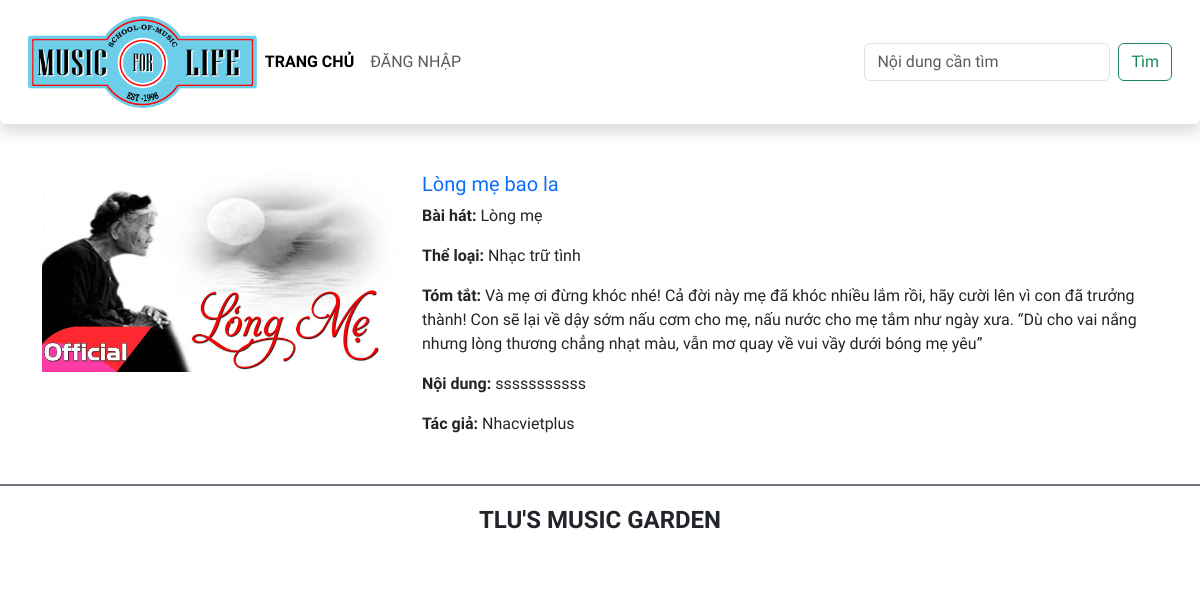
Screenshot of /detail.php?id=1 with the database file from the repository.
### tables this page shows
CREATE TABLE `baiviet` (
  `ma_bviet` int(10) UNSIGNED NOT NULL,
  `tieude` varchar(200) NOT NULL,
  `ten_bhat` varchar(100) NOT NULL,
  `ma_tloai` int(10) UNSIGNED NOT NULL,
  `tomtat` text NOT NULL,
  `noidung` text DEFAULT NULL,
  `ma_tgia` int(10) UNSIGNED NOT NULL,
  `ngayviet` datetime NOT NULL DEFAULT current_timestamp(),
  `hinhanh` varchar(200) DEFAULT NULL
);

CREATE TABLE `theloai` (
  `ma_tloai` int(10) UNSIGNED NOT NULL,
  `ten_tloai` varchar(50) NOT NULL
);

CREATE TABLE `tacgia` (
  `ma_tgia` int(10) UNSIGNED NOT NULL,
  `ten_tgia` varchar(100) NOT NULL,
  `hinh_tgia` varchar(100) DEFAULT NULL
);

### detail.php (the view, shortened to what this page needs)
<?php
if(isset($_GET['id']))
{
    $id=$_GET['id'];
try {
    $connection =  new PDO(
        "mysql:host=" . DATABASE_SERVER . ";dbname=" . DATABASE_NAME,
        DATABASE_USER,
        DATABASE_PASSWORD
    );
    $connection->setAttribute(PDO::ATTR_ERRMODE, PDO::ERRMODE_EXCEPTION);
} catch (PDOException $e) {
    echo "Connection failed: " . $e->getMessage();
    $connection = null;
}
$sql = "SELECT tieude,ten_bhat, hinhanh,ma_tgia,ma_tloai,tomtat,noidung  FROM baiviet WHERE ma_bviet=$id";
$statement = $connection->prepare($sql);
$statement->execute();
$posts = $statement->fetchAll(PDO::FETCH_ASSOC);
    $sql = "SELECT ten_tloai FROM theloai WHERE ma_tloai=:ma_tloai";
    $statement = $connection->prepare($sql);
    $statement->bindParam(':ma_tloai', $posts[0]['ma_tloai'], PDO::PARAM_INT);
    $statement->execute();
    $tentloai = $statement->fetchAll(PDO::FETCH_ASSOC);
    $sql = "SELECT ten_tgia FROM tacgia WHERE ma_tgia=:ma_tgia";
    $statement = $connection->prepare($sql);
    $statement->bindParam(':ma_tgia', $posts[0]['ma_tgia'], PDO::PARAM_INT);
    $statement->execute();
    $tentacgia = $statement->fetchAll(PDO::FETCH_ASSOC);
}
?>
<!DOCTYPE html>
<html lang="en">
<head>
    <link href="https://cdn.jsdelivr.net/npm/bootstrap@5.3.0-alpha1/dist/css/bootstrap.min.css" rel="stylesheet"
>
    <link rel="stylesheet" href="css/style.css">
</head>
<body>
    <header>
        <nav class="navbar navbar-expand-lg bg-body-tertiary shadow p-3 bg-white rounded">
            <div class="container-fluid">
                <div class="my-logo">
                    <a class="navbar-brand" href="#">
                        <img src="images/logo2.png" alt="" class="img-fluid">
                    </a>
                </div>
                <div class="collapse navbar-collapse" id="navbarSupportedContent">
                    <ul class="navbar-nav me-auto mb-2 mb-lg-0">
                        <li class="nav-item">
                            <a class="nav-link active" aria-current="page" href="./">Trang chủ</a>
                        </li>
                        <li class="nav-item">
                            <a class="nav-link" href="./login.php">Đăng nhập</a>
                        </li>
                    </ul>
                    <form class="d-flex" role="search">
                        <input class="form-control me-2" type="search" placeholder="Nội dung cần tìm"
                            aria-label="Search">
                        <button class="btn btn-outline-success" type="submit">Tìm</button>
                    </form>
                </div>
            </div>
        </nav>
    </header>
    <main class="container mt-5">
        <div class="row mb-5">
            <div class="col-sm-4">
                <img src="./admin/uploads/<?= $posts[0]['hinhanh']; ?>" class="img-fluid" alt="...">
            </div>
            <div class="col-sm-8">
                <h5 class="card-title mb-2">
                    <a href="" class="text-decoration-none"><?=$posts[0]['tieude']?></a>
                </h5>
                <p class="card-text"><span class=" fw-bold">Bài hát: </span><?=$posts[0]['ten_bhat']?></p>
                <p class="card-text"><span class=" fw-bold">Thể loại: </span><?=$tentloai[0]['ten_tloai']?></p>
                <p class="card-text"><span class=" fw-bold">Tóm tắt: </span><?=$posts[0]['tomtat']?></p>
                <p class="card-text"><span class=" fw-bold">Nội dung: </span><?=$posts[0]['noidung']?></p>
                <p class="card-text"><span class=" fw-bold">Tác giả: </span><?=$tentacgia[0]['ten_tgia']?></p>
            </div>
        </div>
    </main>
    <footer class="bg-white d-flex justify-content-center align-items-center border-top border-secondary  border-2"
        style="height:80px">
        <h4 class="text-center text-uppercase fw-bold">TLU's music garden</h4>
    </footer>
</body>
</html>

### css/style.css (style rules this page uses)
body { font-family: 'Numans', sans-serif !important; }
.bg-body-tertiary { background-color:#fff !important; }
.my-logo { max-width: 20%; }
.nav-link { text-transform: uppercase; }
.active { font-weight: bold; }

### rows the page displays
baiviet: hinhanh (picture), tieude "Lòng mẹ bao la", ten_bhat "Lòng mẹ", tomtat "Và mẹ ơi đừng khóc nhé! Cả đời này mẹ đã khóc nhiều lắm rồi, hãy cười lên vì con đã trưởng thành! Con sẽ lại về dậy sớm nấu cơm cho mẹ, nấu nước cho mẹ tắm như ngày xưa. “Dù cho vai nắng nhưng lòng thương chẳng nhạt màu, vẫn mơ quay về vui vầy dưới bóng mẹ yêu”", noidung "sssssssssss"
theloai: ten_tloai "Nhạc trữ tình"
tacgia: ten_tgia "Nhacvietplus"
